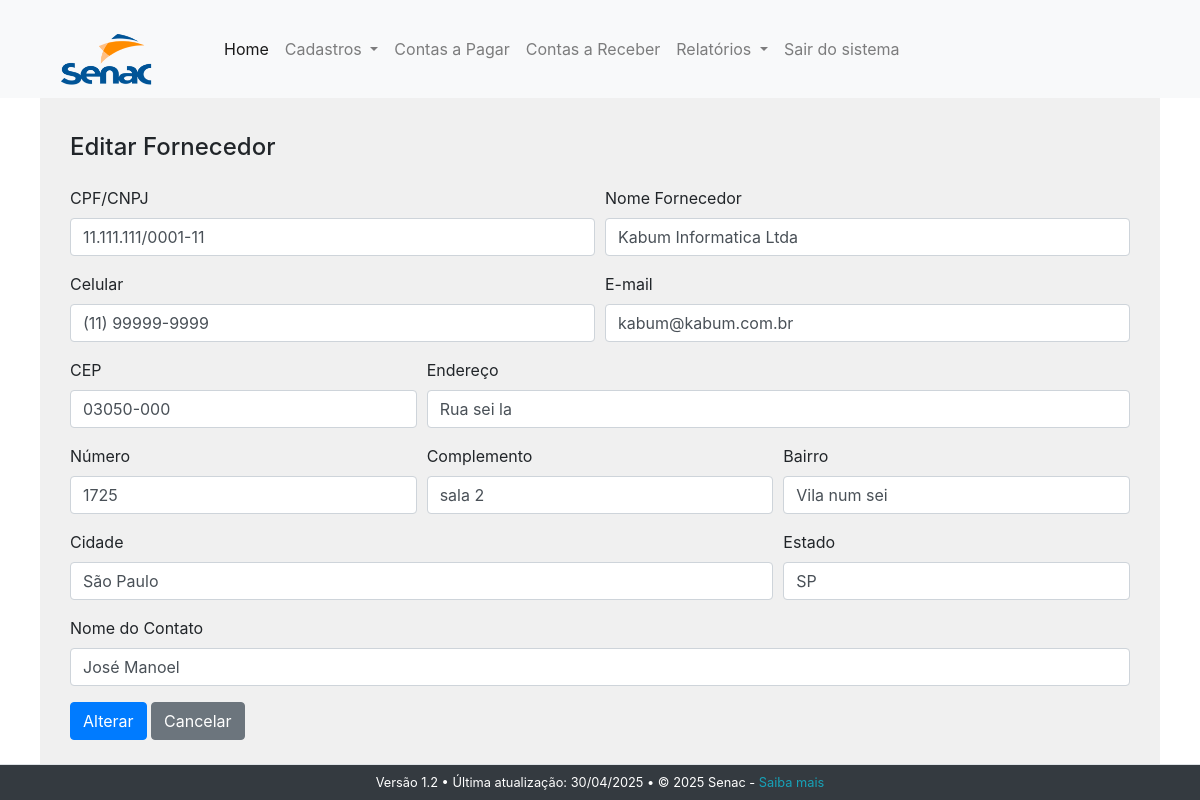
The app's page /editar_fornecedores.php?id_fornecedor=1 (signed in) with its own data.
### tables this page shows
CREATE TABLE `fornecedores` (
  `id_fornecedor` int(11) NOT NULL,
  `nome_fornecedor` varchar(80) NOT NULL,
  `cpf_cnpj` varchar(25) NOT NULL,
  `celular` varchar(15) NOT NULL,
  `email` varchar(100) NOT NULL,
  `cep` varchar(10) NOT NULL,
  `logradouro` varchar(60) NOT NULL,
  `numero` varchar(15) NOT NULL,
  `complemento` varchar(15) NOT NULL,
  `bairro` varchar(50) NOT NULL,
  `cidade` varchar(50) NOT NULL,
  `estado` varchar(2) NOT NULL,
  `contato` varchar(50) NOT NULL
);

### editar_fornecedores.php (the view, shortened to what this page needs)
<html lang="pt-br">
<head>
    <link rel="stylesheet" href="https://stackpath.bootstrapcdn.com/bootstrap/4.1.3/css/bootstrap.min.css">
    <link rel="stylesheet" type="text/css" href="style.css">
</head>
<body>
<?php
include 'conexao.php';
include 'menu.php';
$id_fornecedor = $_GET['id_fornecedor'];
$sql = "SELECT * FROM fornecedores WHERE id_fornecedor = :id_fornecedor";
$stmt = $pdo->prepare($sql);
$stmt->bindParam(':id_fornecedor', $id_fornecedor, PDO::PARAM_INT);
$stmt->execute();
$fornecedor = $stmt->fetch(PDO::FETCH_ASSOC);
if ($fornecedor) {
    extract($fornecedor);
}
?>
<div class="margens">
    <div class="form-row">
        <div class="card-body">
            <h4 class="mb-4">Editar Fornecedor</h4>
            <form action="processa_editar_fornecedores.php" method="post">
                <div class="form-row">
                    <div class="form-group col-md-6">
                        <label>CPF/CNPJ</label>
                        <input type="text" name="cpf_cnpj" class="form-control cpfOuCnpj" value="<?php echo $cpf_cnpj ?>" required>
                    </div>
                    <div class="form-group col-md-6">
                        <label>Nome Fornecedor</label>
                        <input type="text" name="nome_fornecedor" class="form-control" value="<?php echo $nome_fornecedor ?>" required>
                    </div>
                </div>
                <div class="form-row">
                    <div class="form-group col-md-6">
                        <label>Celular</label>
                        <input type="text" name="celular" class="form-control" value="<?php echo $celular ?>">
                    </div>
                    <div class="form-group col-md-6">
                        <label>E-mail</label>
                        <input type="email" name="email" class="form-control" value="<?php echo $email ?>">
                    </div>
                </div>
                <div class="form-row">
                    <div class="form-group col-md-4">
                        <label>CEP</label>
                        <input type="text" name="cep" class="form-control" value="<?php echo $cep ?>">
                    </div>
                    <div class="form-group col-md-8">
                        <label>Endereço</label>
                        <input type="text" name="logradouro" class="form-control" value="<?php echo $logradouro ?>">
                    </div>
                </div>
                <div class="form-row">
                    <div class="form-group col-md-4">
                        <label>Número</label>
                        <input type="text" name="numero" class="form-control" value="<?php echo $numero ?>">
                    </div>
                    <div class="form-group col-md-4">
                        <label>Complemento</label>
                        <input type="text" name="complemento" class="form-control" value="<?php echo $complemento ?>">
                    </div>
                    <div class="form-group col-md-4">
                        <label>Bairro</label>
                        <input type="text" name="bairro" class="form-control" value="<?php echo $bairro ?>">
                    </div>
                </div>
                <div class="form-row">
                    <div class="form-group col-md-8">
                        <label>Cidade</label>
                        <input type="text" name="cidade" class="form-control" value="<?php echo $cidade ?>">
                    </div>
                    <div class="form-group col-md-4">
                        <label>Estado</label>
                        <input type="text" name="estado" class="form-control" value="<?php echo $estado ?>">
                    </div>
                </div>
                <div class="form-group">
                    <label>Nome do Contato</label>
                    <input type="text" name="contato" class="form-control" value="<?php echo $contato ?>">
                </div>
                <button type="submit" class="btn btn-primary">Alterar</button>
                <a href="fornecedores_main.php" class="btn btn-secondary">Cancelar</a>
            </form>
        </div>
    </div>
</div>
<?php
include 'rodape.php';
?>
</body>
</html>

### style.css (style rules this page uses)
.margens { margin-left: 40px; margin-right: 40px; background-color: #f0f0f0; padding: 15px; }

### records on screen
fornecedores: cpf_cnpj "11.111.111/0001-11", nome_fornecedor "Kabum Informatica Ltda", celular "(11) 99999-9999", email "kabum@kabum.com.br", cep "03050-000", logradouro "Rua sei la", numero "1725", complemento "sala 2", bairro "Vila num sei", cidade "São Paulo", estado "SP", contato "José Manoel"
